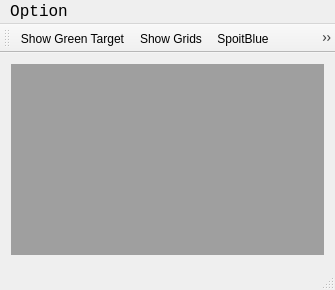
<?xml version="1.0" encoding="UTF-8"?>
<ui version="4.0">
 <class>MainWindow</class>
 <widget class="QMainWindow" name="MainWindow">
  <property name="geometry">
   <rect>
    <x>0</x>
    <y>0</y>
    <width>335</width>
    <height>290</height>
   </rect>
  </property>
  <property name="windowTitle">
   <string>MainWindow</string>
  </property>
  <widget class="QWidget" name="centralWidget">
   <layout class="QHBoxLayout" name="horizontalLayout">
    <item>
     <widget class="QMdiArea" name="mdi"/>
    </item>
   </layout>
  </widget>
  <widget class="QToolBar" name="mainToolBar">
   <property name="iconSize">
    <size>
     <width>50</width>
     <height>50</height>
    </size>
   </property>
   <attribute name="toolBarArea">
    <enum>TopToolBarArea</enum>
   </attribute>
   <attribute name="toolBarBreak">
    <bool>false</bool>
   </attribute>
   <addaction name="actShowGreenTarget"/>
   <addaction name="actShowGrids"/>
   <addaction name="actSpoitBlue"/>
   <addaction name="actSpoitGreen"/>
  </widget>
  <widget class="QStatusBar" name="statusBar">
   <property name="font">
    <font>
     <family>Consolas</family>
     <pointsize>12</pointsize>
     <weight>75</weight>
     <bold>true</bold>
    </font>
   </property>
  </widget>
  <widget class="QMenuBar" name="menuBar">
   <property name="geometry">
    <rect>
     <x>0</x>
     <y>0</y>
     <width>335</width>
     <height>29</height>
    </rect>
   </property>
   <property name="font">
    <font>
     <family>Consolas</family>
     <pointsize>12</pointsize>
    </font>
   </property>
   <widget class="QMenu" name="menutest">
    <property name="title">
     <string>Option</string>
    </property>
    <addaction name="actBDHSV"/>
    <addaction name="actGreenHSV"/>
    <addaction name="actCamParam"/>
    <addaction name="actAlarm_ON"/>
   </widget>
   <addaction name="menutest"/>
  </widget>
  <action name="actShowGreenTarget">
   <property name="checkable">
    <bool>true</bool>
   </property>
   <property name="icon">
    <iconset>
     <normaloff>../resource/green_target.png</normaloff>../resource/green_target.png</iconset>
   </property>
   <property name="text">
    <string>Show Green Target</string>
   </property>
   <property name="shortcut">
    <string>Ctrl+T</string>
   </property>
  </action>
  <action name="actShowGrids">
   <property name="checkable">
    <bool>true</bool>
   </property>
   <property name="icon">
    <iconset>
     <normaloff>../resource/grids.png</normaloff>../resource/grids.png</iconset>
   </property>
   <property name="text">
    <string>Show Grids</string>
   </property>
  </action>
  <action name="actGreenHSV">
   <property name="checked">
    <bool>false</bool>
   </property>
   <property name="text">
    <string>Green HSV</string>
   </property>
  </action>
  <action name="actCamParam">
   <property name="text">
    <string>Camera Parameter</string>
   </property>
  </action>
  <action name="actSpoitGreen">
   <property name="icon">
    <iconset resource="../resource/rsc.qrc">
     <normaloff>:/IMAGE/spoitgreen.png</normaloff>:/IMAGE/spoitgreen.png</iconset>
   </property>
   <property name="text">
    <string>SpoitGreen</string>
   </property>
   <property name="shortcut">
    <string>Ctrl+G</string>
   </property>
  </action>
  <action name="actionON">
   <property name="text">
    <string>ON</string>
   </property>
  </action>
  <action name="actionOFF">
   <property name="checkable">
    <bool>true</bool>
   </property>
   <property name="text">
    <string>OFF</string>
   </property>
  </action>
  <action name="actON">
   <property name="checkable">
    <bool>false</bool>
   </property>
   <property name="checked">
    <bool>false</bool>
   </property>
   <property name="text">
    <string>ON</string>
   </property>
  </action>
  <action name="actOFF">
   <property name="checkable">
    <bool>false</bool>
   </property>
   <property name="text">
    <string>OFF</string>
   </property>
  </action>
  <action name="actAlarm_ON">
   <property name="checkable">
    <bool>true</bool>
   </property>
   <property name="checked">
    <bool>true</bool>
   </property>
   <property name="text">
    <string>Alarm ON</string>
   </property>
  </action>
  <action name="actBDHSV">
   <property name="text">
    <string>BlueDoctor HSV</string>
   </property>
  </action>
  <action name="actSpoitBlue">
   <property name="icon">
    <iconset resource="../resource/rsc.qrc">
     <normaloff>:/IMAGE/spoitblue.png</normaloff>:/IMAGE/spoitblue.png</iconset>
   </property>
   <property name="text">
    <string>SpoitBlue</string>
   </property>
   <property name="shortcut">
    <string>Ctrl+B</string>
   </property>
  </action>
 </widget>
 <layoutdefault spacing="6" margin="11"/>
 <resources>
  <include location="../resource/rsc.qrc"/>
 </resources>
 <connections/>
</ui>
